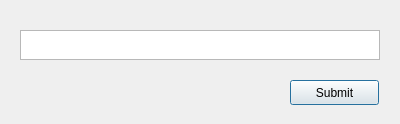
<?xml version="1.0" encoding="UTF-8"?>
<ui version="4.0">
 <class>PasswordDialog</class>
 <widget class="QDialog" name="PasswordDialog">
  <property name="geometry">
   <rect>
    <x>0</x>
    <y>0</y>
    <width>400</width>
    <height>124</height>
   </rect>
  </property>
  <property name="windowTitle">
   <string>PasswordDialog</string>
  </property>
  <widget class="QPushButton" name="pushButton">
   <property name="geometry">
    <rect>
     <x>290</x>
     <y>80</y>
     <width>89</width>
     <height>25</height>
    </rect>
   </property>
   <property name="text">
    <string>Submit</string>
   </property>
  </widget>
  <widget class="QTextEdit" name="textEdit">
   <property name="geometry">
    <rect>
     <x>20</x>
     <y>30</y>
     <width>360</width>
     <height>30</height>
    </rect>
   </property>
  </widget>
  <widget class="QLabel" name="label">
   <property name="geometry">
    <rect>
     <x>20</x>
     <y>80</y>
     <width>171</width>
     <height>17</height>
    </rect>
   </property>
   <property name="text">
    <string/>
   </property>
  </widget>
 </widget>
 <resources/>
 <connections/>
</ui>
